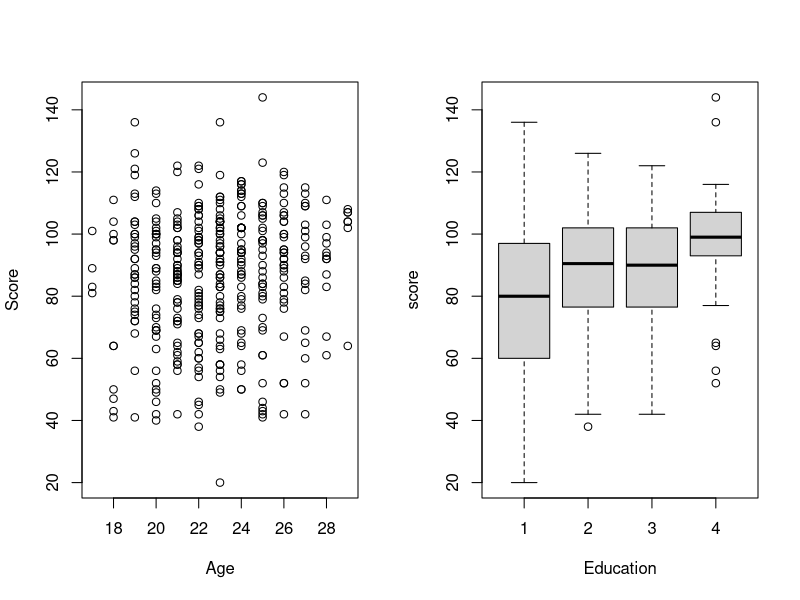
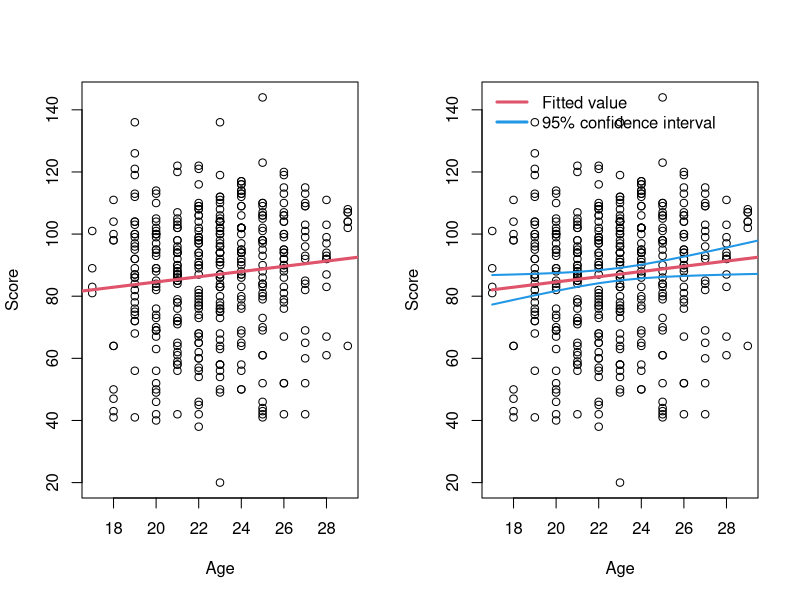
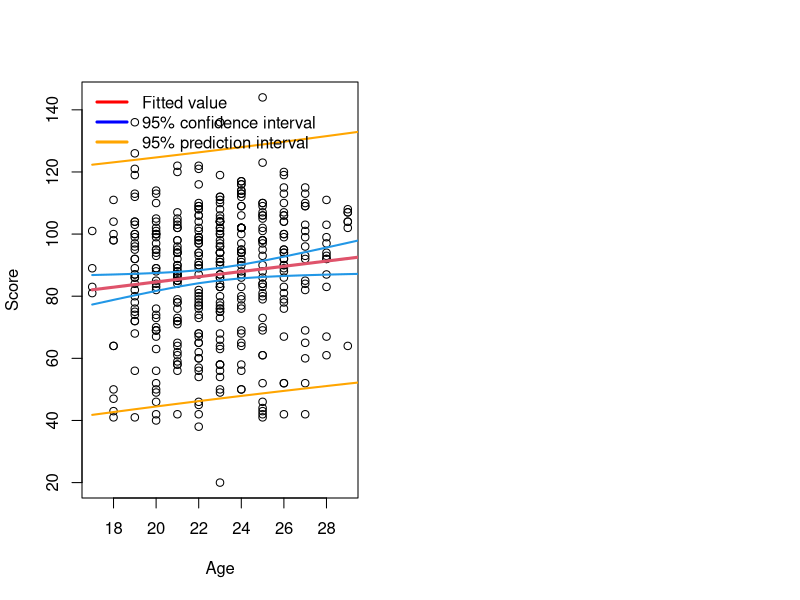
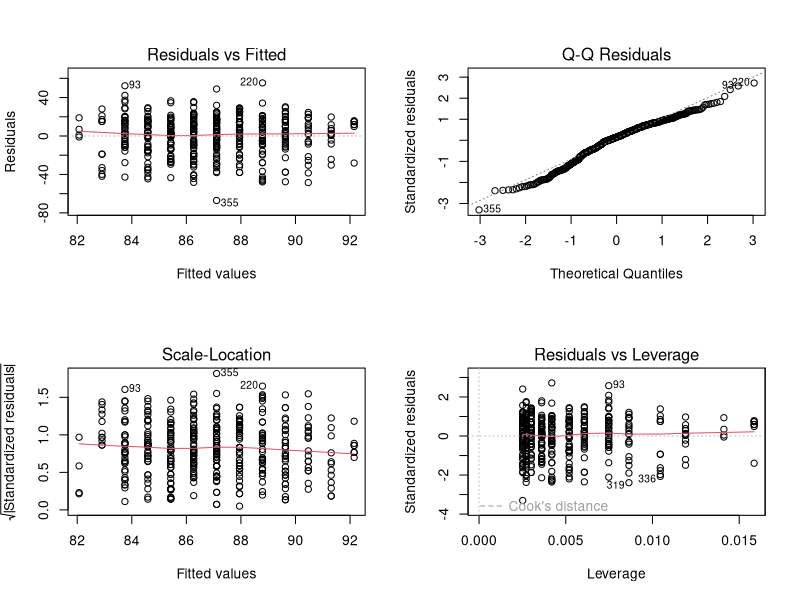
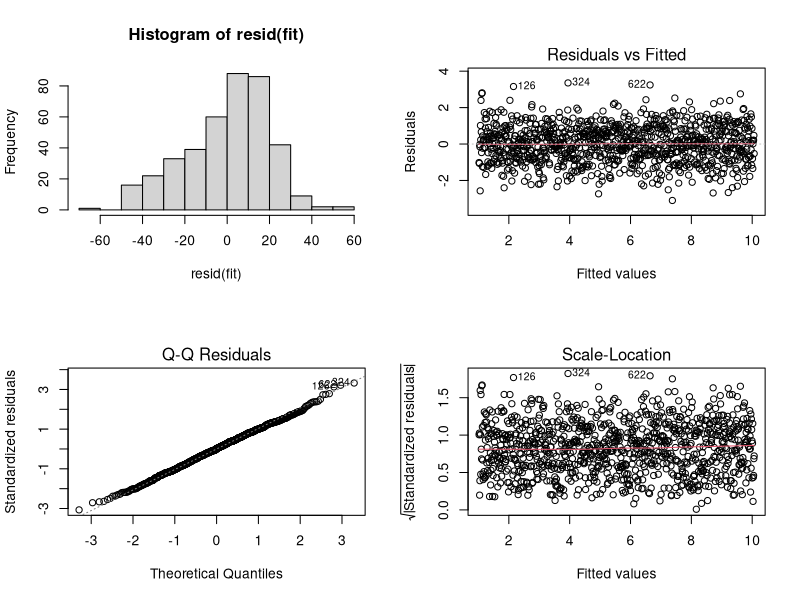
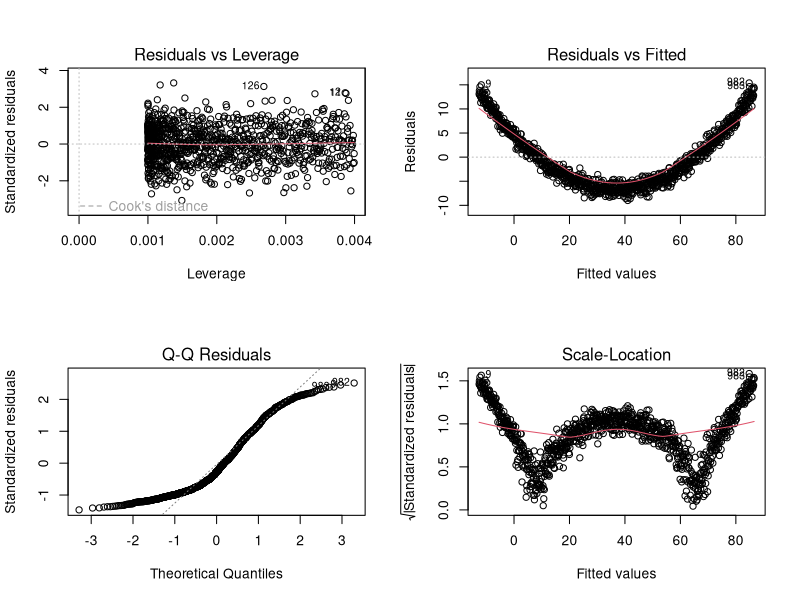
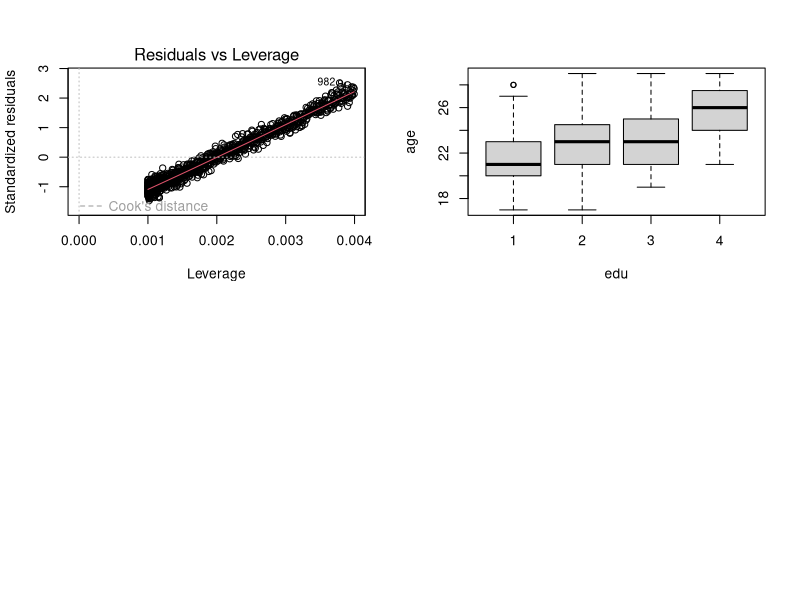
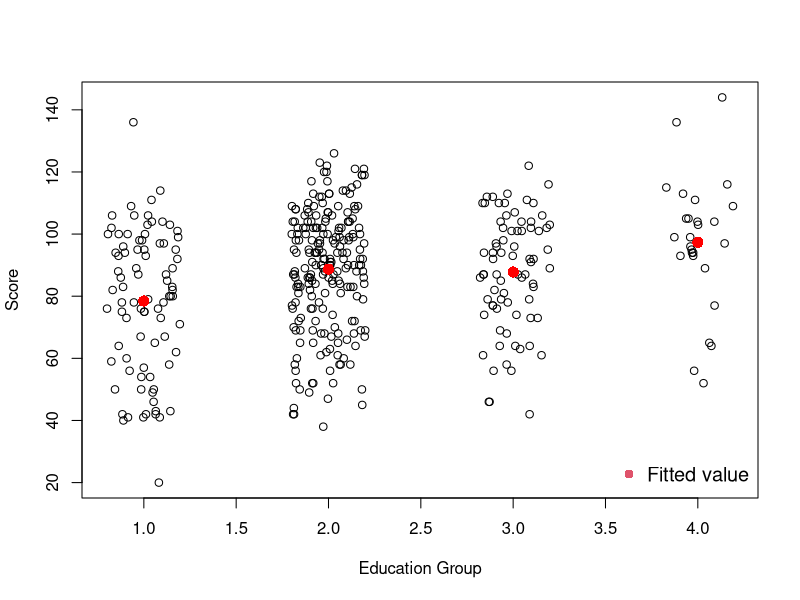

Here is the R script that generated these plots, in order: (Note: this script raises an error after producing the figures.)
####################################
## Code for LMR review
## BIOS 526
#####################################

# Datasets used in lectures and assignments are on Canvas/Data


dat = read.csv ("Data/testscore.csv")

# Examine structure of dataset:
str(dat)
summary(dat)

# Exploratory plots:
#set-up plot to have 1 row and two colums:
par (mfrow =c(1,2))

# basic scatterplot:
plot (score~age, data = dat, xlab="Age",ylab="Score")

#boxplot also uses formula notation:
boxplot (score~edu, xlab = "Education", data = dat)


#Slide: "OLS calculations in R"
# Regression "by hand":
X = cbind (1, dat$age)
Y = dat$score
dim (X); dim (Y)

# Matrix multiplication: %*%
# Transpose: t(X)
# note that solve() in R computes the inverse:
invXtX = solve(t(X)%*%X)
(beta = invXtX %*% t(X) %*% Y)
# including parentheses is a trick to print the output

plot (score~age, data = dat, xlab="Age",ylab="Score")
abline (coef=beta, lwd = 3, col = 2)

# Slide: "lm() and Residual Error"
# Regression by R:
fit = lm (score~age, data = dat)
summary(fit)



# Estimate coefficients:
invXtX = solve(t(X)%*%X)
beta = invXtX %*% t(X) %*% Y
# Estimate covariance matrix of beta0 and beta1:
sigmahat = sum((Y - X%*%beta)^2) / (length(Y)-2)
V = sigmahat*invXtX




# This is equivalent:
Va = vcov (fit)
# confirm equivalent:
all(Va==V) # false due to machine precision
sum(abs(Va - V)) # differences negligible

# Create a design matrix for ages 17:30:
X = cbind(1, 17:30)
#note how R "recycles" 1 to be length 14

Est = X %*% beta
SE = sqrt( diag(X%*%V%*%t(X)) )
Upper95 = Est + 1.96*SE
Lower95 = Est - 1.96*SE
Upper95 = Est + qt(0.975,df=398)*SE
Lower95 = Est + qt(0.025,df=398)*SE


qt(0.975,df=10)
qt(0.975,df=100)
qt(0.975,df=398)
qt(0.975,df=1000)
qnorm(0.975)

# Print 
cbind(Est, Lower95, Upper95)[1:3,]

# Method 2:
ConfInt = predict (fit, newdata = data.frame(age=17:30), interval="conf")
ConfInt[1:3,]


# "Confidence Interval for the Estimate of the Mean"
plot (score~age, data = dat, xlab="Age",ylab="Score")
lines (Est~c(17:30), col = 2, lwd =3)
lines (Upper95~c(17:30), col = 4, lwd = 2)
lines (Lower95~c(17:30), col = 4, lwd = 2)
legend ("topleft", legend = c("Fitted value", "95% confidence interval"), col = c(2,4), bty="n", lwd=3)
mean(dat$age)



#  "Prediction Interval for New Observation, iii"
PredInt = predict (fit, newdata = data.frame(age=17:30), interval="pred")

plot (score~age, data = dat, xlab="Age",ylab="Score")
lines (Est~c(17:30), col = 2, lwd =3)
lines (ConfInt[,2]~c(17:30), col = 4, lwd = 2)
lines (ConfInt[,3]~c(17:30), col = 4, lwd = 2)
lines (PredInt[,2]~c(17:30), col = "orange", lwd = 2)
lines (PredInt[,3]~c(17:30), col = "orange", lwd = 2)
legend ("topleft", legend = c("Fitted value", "95% confidence interval", "95% prediction interval"),  col = c("red", "blue", "orange"), bty="n", lwd=3)


# "Model Diagnostics"
par(mfrow=c(2,2))
plot(fit)
hist(resid(fit))


###################################
# Extra not in slides: 
# See quiz 1 questions
set.seed(123)
a = seq(1,10,length=1000)
b = a+2*a*rnorm(1000)
  

# homoscedasticity:
b = a+rnorm(1000)
model0 = lm(b~a)
summary(model0)
plot(model0)

# non-linearity:
b = a^2+rnorm(1000)
model0 = lm(b~a)
summary(model0)
plot(model0)



# Which assumption is violated?
##################################




# "Confounding, i" slide:
boxplot(age~edu,data=dat)

# "Average score by maternal education, i"
# Indicators for Education

# Create dummy variables manually:
E1 = as.numeric(dat$edu == 1)
E2 = as.numeric(dat$edu == 2)
E3 = as.numeric(dat$edu == 3)
E4 = as.numeric(dat$edu == 4)
fit = lm (dat$score ~ E1 + E2 + E3 + E4 - 1)
summary (fit)
tapply(dat$score,INDEX = dat$edu,FUN = mean)



# "Average score by Maternal Education, ii"
dev.off()
plot (score~jitter(edu), data = dat, xlab="Education Group",ylab="Score")
points (coef(fit)~c(1,2,3,4), col = 'red', cex=1.5, pch=16, type = "p")
legend ("bottomright", legend=c("Fitted value"), pch=16, col = 2, cex=1.2, bty="n")






# 'Difference in Average Score w.r.t Edu=1'
# By default, R codes the alpha-sorted level as the reference level:

dat$FactorEdu = factor(dat$edu) #
fit = lm(score~FactorEdu,data=dat)
summary(fit)

# Equivalently:
fit2 = lm (dat$score ~ E2 + E3 + E4 )
summary (fit2)


#  'Adjusting for confounding, ii'
fit = lm (score ~ FactorEdu+age,data=dat)
summary(fit)
# age no longer significant




# create plots of age for each education category
par (mfrow = c(2,2))
plot (score~age, data = subset (dat, edu == 1) , ylim = c(20, 160), main = "Edu = 1" )
lines( predict(fit,newdata=data.frame(age=17:30,FactorEdu='1'))~c(17:30), col = 2, lwd = 2)

plot (score~age, data = subset (dat, edu == 2) , ylim = c(20, 160), main = "Edu = 2"  )
lines( predict(fit,newdata=data.frame(age=17:30,FactorEdu='2'))~c(17:30), col = 2, lwd = 2)

plot (score~age, data = subset (dat, edu == 3) , ylim = c(20, 160), main = "Edu = 3" )
lines( predict(fit,newdata=data.frame(age=17:30,FactorEdu='3'))~c(17:30), col = 2, lwd = 2)

plot (score~age, data = subset (dat, edu == 4) , ylim = c(20, 160), main = "Edu = 4"  )
lines( predict(fit,newdata=data.frame(age=17:30,FactorEdu='4'))~c(17:30), col = 2, lwd = 2)


# "Variance Inflation Factors"
library(car)
vif(fit)

temp = vif(fit)

temp[,3]^2

temp[,3]^2<5

# these look fine -- we know age and factor edu are dependent, but 
# it is sufficiently small, i.e. multicollinearity is not a big issue.
# a very rough rule of thumb: is the vif > 5, or here, (gvif^(1/2/df))^2 > 5? if so,
# you may want to consider dropping one of the variables. You can tolerate
# more vif if you have a larger sample size, since the decrease in se due to 
# large n can help offset the increase due to multicollinearity

# This is in the quiz:
n=20 
n=10000
a = rnorm(n) # defaults to standard normal, i.e., variance = 1
b = 0.1*rnorm(n)+a


d = a - b + rnorm(n) # \epsilon_i \sim n(0,1)
# true slopes are 1 and -1
e = lm(d~a+b)
summary(e)
vif(e)
1/(1-cor(a,b)^2)
1/(1-summary(lm(a~b))$r.squared)

###########################



### Effect Modification: examining interactions
fit = lm (score~FactorEdu*age, data = dat)
summary(fit)


vif(fit)
# some evidence that slopes change
# some issues with variance inflation. This generally happens
# with interaction effects and can make testing them challenging,
# as it implies reduced statistical power. 


library(emmeans)
#pdf(file='~/Dropbox/EmoryCourses/BIOS_526/Materials_BRisk_2020/M1-MLR/Emtrendsplot.pdf')
emmip(fit, FactorEdu ~ age, cov.reduce = range,CIs = TRUE)
#dev.off()

emmip(fit, FactorEdu ~ age, at = list(age=0),CIs = TRUE)

emmip(fit, FactorEdu ~ age, at = list(age=c(0,30)),CIs = TRUE)


# means:
emmip(fit, FactorEdu ~ age, CIs = TRUE)

# examine the CI at age = 0:
emmip(fit, FactorEdu ~ age, at = list(age=c(0,22.79,30)),CIs = TRUE)


#The average score for a child whose mother is age 22.8 and whose education level is # 2 is 11.8 points higher than a child whose mother is age 22.8 with education level 1. 



par (mfrow = c(2,2))
plot (score~age, data = subset (dat, edu == 1) , ylim = c(20, 160), main = "Edu = 1" )
lines( predict(fit,newdata=data.frame(age=17:30,FactorEdu='1'))~c(17:30), col = 2, lwd = 2)

plot (score~age, data = subset (dat, edu == 2) , ylim = c(20, 160), main = "Edu = 2"  )
lines( predict(fit,newdata=data.frame(age=17:30,FactorEdu='2'))~c(17:30), col = 2, lwd = 2)

plot (score~age, data = subset (dat, edu == 3) , ylim = c(20, 160), main = "Edu = 3" )
lines( predict(fit,newdata=data.frame(age=17:30,FactorEdu='3'))~c(17:30), col = 2, lwd = 2)

plot (score~age, data = subset (dat, edu == 4) , ylim = c(20, 160), main = "Edu = 4"  )
lines( predict(fit,newdata=data.frame(age=17:30,FactorEdu='4'))~c(17:30), col = 2, lwd = 2)

# F-test of interaction effect
fit_nointer = lm(score~FactorEdu+age,data=dat)
anova(fit_nointer,fit)


# generally, if it were significant, we would want 
# to determine which slopes differed. 
# Here we show the steps to do that for educational purposed
# (for most papers, if using alpha=0.05, we would conclude 
# interation not significant and not do this)
# Compare slopes, no correction for multiple comparisons
emtrends(fit,pairwise~FactorEdu,var="age",adjust='none')

# Compare slopes, correct for multiple comparisons
emtrends(fit,pairwise~FactorEdu,var="age",adjust='bonferroni')

#  Same output for centered age:
emtrends(fit_inter_ageC,pairwise~FactorEdu,var="ageC",adjust='bonferroni')


# Compare slopes, correct for multiple comparisons, holm's is a little more powerful
emtrends(fit,pairwise~FactorEdu,var="age",adjust='holm')

    
# linear combinations of coefficients
(Est = coef(fit)[5] + coef(fit)[7])
(SE = sqrt ( vcov(fit)[5,5] + vcov(fit)[7,7] + 2*vcov(fit)[5,7]))




# Effect of centering:
dat$ageC = scale(dat$age,center=TRUE,scale=FALSE)
mean(dat$ageC)

fit_inter_ageC = lm(score~FactorEdu*ageC,data=dat)
summary(fit_inter_ageC)

summary(fit)

# What happens to variance inflation factors?
vif(fit) #not centered
vif(fit_inter_ageC) #centering tends to improve VIFs in models with interactions. 


fit_ageC = lm(score~ageC,data=dat)
anova(fit_ageC,fit_inter_ageC)
#overall effect of education

fit_age = lm(score~age,data=dat)
anova(fit_age,fit)
#overall effect of education


fit_edu = lm(score~FactorEdu,data=dat)
anova(fit_edu,fit_inter_ageC)
anova(fit_edu,fit)


fit_age = lm(score~age,data=dat)
anova(fit_age,fit)
